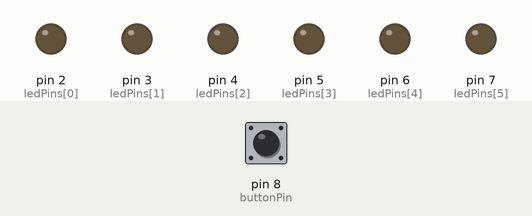
Bench run of a sketch on a simulated Arduino Uno, built with avr-gcc and run on an emulated ATmega328P. On the bench: output pins drawn as LEDs (lit = HIGH). Dashed ring = blinking. Inputs (shaded band) come from the test bench; at power-on: pin 8 (buttonPin) HIGH.

Above: at 1.2 s.
1.3 s: pin 8 (buttonPin) pulled LOW for 1 s
At 2.9 s:
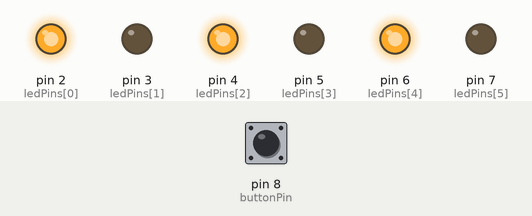
3.8 s: pin 8 (buttonPin) pulled LOW for 0.15 s
At 4.9 s:
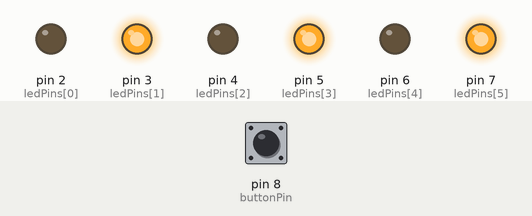
5.4 s: pin 8 (buttonPin) pulled LOW for 3.2 s
At 5.57 s:
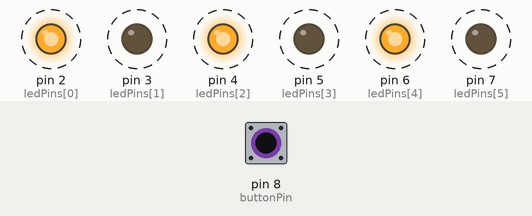
Timing chart, 0 to 10.0 s (numbered marks = the images above; inputs shaded):
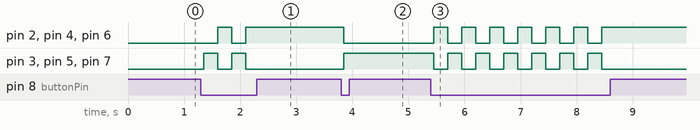

Measured:
- after the input at 1.3 s, pin 2 (ledPins[0]), pin 4 (ledPins[2]), pin 6 (ledPins[4]): LOW → HIGH after 0.30 s, → LOW 0.25 s later, → HIGH 0.25 s later; pin 3 (ledPins[1]), pin 5 (ledPins[3]), pin 7 (ledPins[5]): alternates HIGH for 0.25 s and LOW for 0.25 s, 4 changes in all, then stays LOW, starting after 0.05 s
- after the input at 3.8 s, pin 2 (ledPins[0]), pin 4 (ledPins[2]), pin 6 (ledPins[4]): HIGH → LOW after 0.05 s; pin 3 (ledPins[1]), pin 5 (ledPins[3]), pin 7 (ledPins[5]): LOW → HIGH after 0.05 s
- after the input at 5.4 s, pin 2 (ledPins[0]), pin 4 (ledPins[2]), pin 6 (ledPins[4]): alternates HIGH for 0.25 s and LOW for 0.25 s, 13 changes in all, then stays HIGH, starting after 0.05 s; pin 3 (ledPins[1]), pin 5 (ledPins[3]), pin 7 (ledPins[5]): alternates HIGH for 0.25 s and LOW for 0.25 s, 13 changes in all, then stays LOW, starting after 0.05 s

The sketch:

C2E7.ino
```cpp
//Cambio de estado estático con 6 leds ->
//estado 1: leds pares.
//estado 2: leds impares.

int ledPins[] = {2, 3, 4, 5, 6, 7};
int numLEDs = sizeof(ledPins) / sizeof(ledPins[0]);
int buttonPin = 8;
int currentState = 1;

void setup() {
  for (int i = 0; i < numLEDs; i++) {
    pinMode(ledPins[i], OUTPUT);
    digitalWrite(ledPins[i], LOW);
  }
  pinMode(buttonPin, INPUT_PULLUP);
}

void loop() {
  if (digitalRead(buttonPin) == LOW) {
    delay(50);

    currentState = (currentState == 1) ? 2 : 1;

    for (int i = 0; i < numLEDs; i++) {
      digitalWrite(ledPins[i], LOW);
    }

    if (currentState == 1) {
      for (int i = 0; i < numLEDs; i += 2) {
        digitalWrite(ledPins[i], HIGH);
      }
    } else if (currentState == 2) {
      for (int i = 1; i < numLEDs; i += 2) {
        digitalWrite(ledPins[i], HIGH);
      }
    }

    delay(200);
  }
}
```
